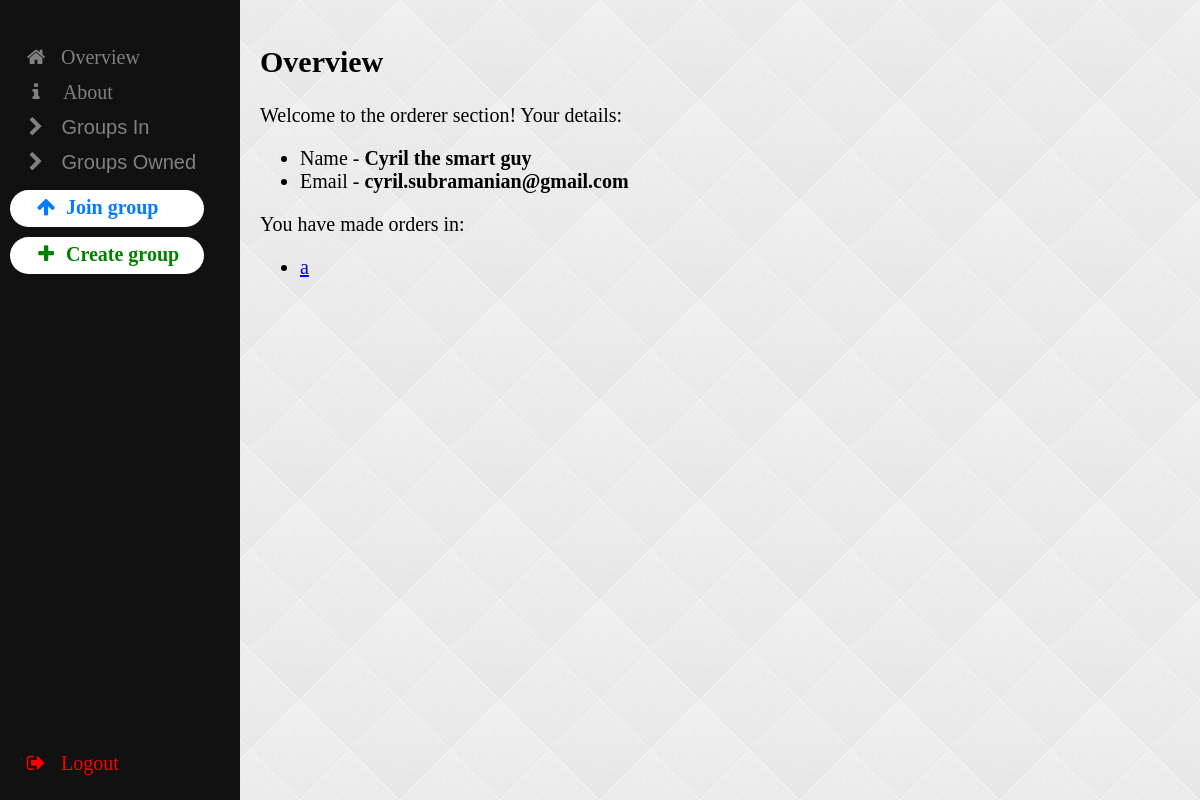
The app's page /orderer/home (signed in) with its own data.
### app.py (models this page shows, shortened)
class User(db.Model):
    user_id = db.Column(db.Integer, primary_key=True)
    email = db.Column(db.String(320), unique=True, nullable=False)
    name = db.Column(db.String(50), unique=False, nullable=False)
    type = db.Column(db.String(50), unique=False, nullable=False)
    date_created = db.Column(db.DateTime, default=datetime.datetime.now)
    pwHash = db.Column(db.String(60), unique=False, nullable=False)
    confirmed = db.Column(db.Boolean)
    groups_owned = db.relationship("Group", backref="organiser")
    groups_in = db.relationship("Group", secondary=group_members, backref=db.backref("members", lazy="dynamic"))
    orders = db.relationship("Order", backref="orderer")

class Group(db.Model):
    group_id = db.Column(db.Integer, primary_key=True, unique=True, nullable=False)
    gid = db.Column(db.Integer, default=get_gid, unique=True, nullable=False)
    name = db.Column(db.Integer, unique=True, nullable=False)
    invite_code = db.Column(db.String, unique=True, nullable=True)
    timeframe_end = db.Column(db.DateTime, nullable=True, unique=False)
    organiser_id = db.Column(db.Integer, db.ForeignKey("user.user_id"))
    orders = db.relationship("Order", backref="group_in", lazy=True)
    processing_orders = db.Column(db.Boolean, default=False)
    collecting_orders = db.Column(db.Boolean, default=False)

### app.py (the view)
@app.route("/orderer/home", methods=["GET"])
def orderer_home():
    allowed, new_page = authenticate("orderer")
    if not allowed:
        return redirect(new_page)
    user = User.query.get(session["user"])
    ordered_groups = []
    for group_wanted in user.groups_in:
        if Order.query.filter_by(orderer_id=session["user"], group_id=group_wanted.group_id).first():
            ordered_groups.append(group_wanted)
    for group_wanted in user.groups_owned:
        if Order.query.filter_by(orderer_id=session["user"], group_id=group_wanted.group_id).first():
            ordered_groups.append(group_wanted)
    return render_template("orderer_home.html", groups_in=user.groups_in, user=user,
                           groups_owned=user.groups_owned, ordered_groups=ordered_groups)

### app.py (called while the page is built)
def authenticate(page_type=None):
    pages = {None: "/login",
             "orderer": "/orderer/home",
             "staff": "/staff/home",
             "manager": "/manager/home"}
    user = User.query.get(session.get("user"))
    if not user or not user.confirmed:
        return not page_type, pages[None]
    return user.type == page_type, pages[user.type]

### templates/orderer_home.html (shortened to what this page needs)
{% extends "orderer_base.html" %}
{% block content %}
<head>
</head>
    <h2>Overview</h2>
    Welcome to the orderer section!
    Your details:
    <ul>
        <li> Name - <b> {{ user.name }} </b> </li>
        <li> Email - <b> {{ user.email }} </b> </li>
    </ul>
    {% if ordered_groups %}
        <p>
            You have made orders in:
        </p>
        <ul>
            {% for group in ordered_groups %}
            <li> <a href="/orderer/group/{{ group.gid }}"> {{ group.name }} </a> </li>
            {% endfor %}
        </ul>
    {% else %}
        <p>
            You have not made any orders!
        </p>
    {% endif %}
{% endblock %}

### static/styles.css (style rules this page uses)
body { margin: auto; background-image: url("/static/auth_background.png"); background-repeat: repeat; }
body { font-family: Calibri, serif; }

### records on screen
User: name "Cyril the smart guy", email "cyril.subramanian@gmail.com"
Group: name "a"
